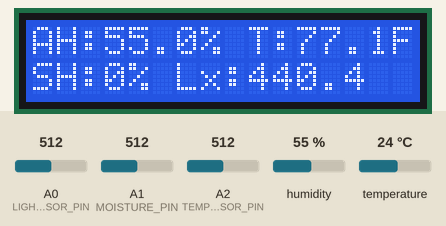
This program was run on a simulated Arduino Nano, built with avr-gcc and run on an emulated ATmega328P. Parts: 16×2 character LCD. Inputs (shaded band) come from the test bench; at power-on: humidity 55 %, A0 (LIGHT_SENSOR_PIN) = 512, A2 (TEMP_SENSOR_PIN) = 512, A1 (MOISTURE_PIN) = 512, temperature 24 °C. What the program prints to the serial monitor is not drawn.

Above: at 6.2 s.
6.3 s: humidity set to 22 %
At 11.0 s:
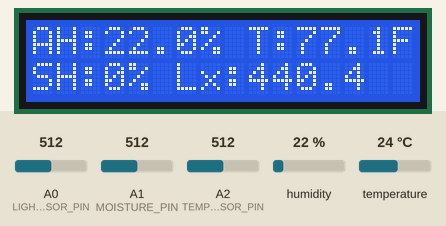
11.8 s: A0 (LIGHT_SENSOR_PIN) set to 716
At 16.6 s:
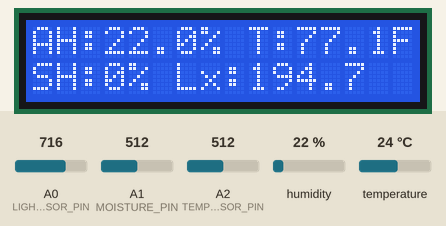
16.9 s: A2 (TEMP_SENSOR_PIN) set to 716
At 21.5 s:
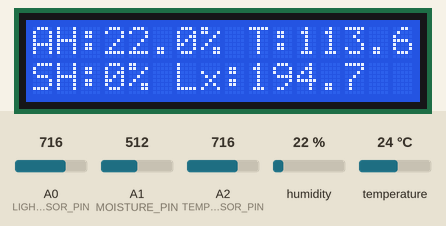
22.0 s: A1 (MOISTURE_PIN) set to 306
At 26.2 s:
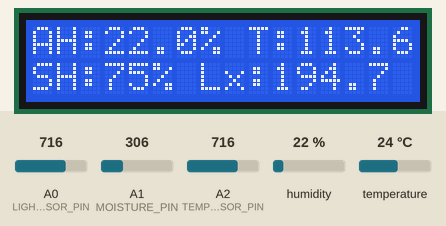
27.1 s: humidity set to 40 %
At 31.9 s:
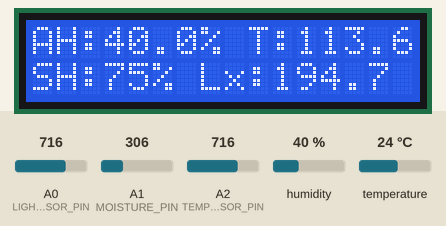
32.2 s: A0 (LIGHT_SENSOR_PIN) set to 992
At 36.7 s:
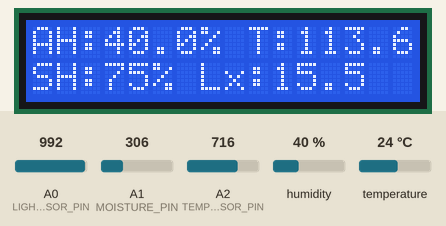
Timing chart, 0 to 38.2 s (numbered marks = the images above; inputs shaded):
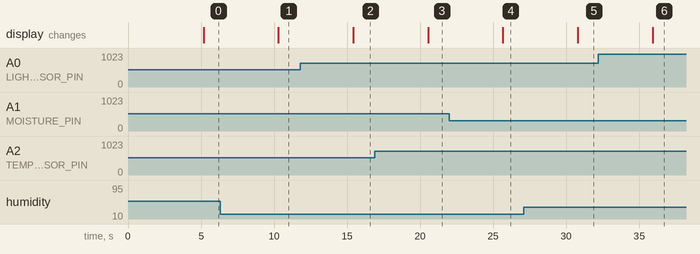

The program:

main.cpp
```cpp
#include <Arduino.h>
#include "config.h"
#include "sensors.h"
#include "display.h"

void setup() {
    Serial.begin(9600);

    initSensors(); // Calibrate LDR, init DHT
    initDisplay(); // Init LCD

    delay(SETUP_TIME); // Let sensors stabilize

    Serial.println("Setup complete.\n");
}

void loop() {
    // --- Read Sensors ---
    const float humidity = getHumidity();
    float dhtTempC = getDHTTempC();
    const float dhtTempF = getDHTTempF();
    const int soilMoistPercent = getSoilMoisturePercent();
    float thermC = getThermistorC();
    const float thermF = getThermistorF();
    const float luxVal = getLux();

    // --- Print to Serial ---
    Serial.print("Humidity: ");
    Serial.print(humidity, 1);
    Serial.print("% | DHT11 Temp F: ");
    Serial.print(dhtTempF, 1);
    Serial.print("F | DHT11 Temp C: ");
    Serial.print(dhtTempC, 1);
    Serial.print("C | Thermistor Temp F: ");
    Serial.print(thermF, 1);
    Serial.print("F | Thermistor Temp C: ");
    Serial.print(thermC, 1);
    Serial.print("C | Soil Moisture: ");
    Serial.print(soilMoistPercent);
    Serial.print("% | Lux: ");
    Serial.println(luxVal);

    // --- Update LCD ---
    updateDisplay(humidity, thermF, soilMoistPercent, luxVal);

    // --- Delay ---
    delay(DELAY_TIME);
}
```

display.cpp
```cpp
#include "display.h"
#include "config.h"
#include <LiquidCrystal.h>

// Create the LCD object with pins from Config.h
static LiquidCrystal lcd(rs, en, d4, d5, d6, d7);

void initDisplay() {
    lcd.begin(16, 2);
}

void updateDisplay(const float humidity, const float tempF, const int soilMoistPercent, const float lux) {
    // Clear or set cursor as needed
    lcd.clear();

    lcd.setCursor(0, 0);
    lcd.print("AH:");
    lcd.print(humidity, 1);
    lcd.print("% T:");
    lcd.print(tempF, 1);
    lcd.print("F");

    lcd.setCursor(0, 1);
    lcd.print("SH:");
    lcd.print(soilMoistPercent);
    lcd.print("% Lx:");
    lcd.print(lux, 1);
}
```

display.h
```cpp
#ifndef DISPLAY_H
#define DISPLAY_H

#include <Arduino.h>

void initDisplay();

void updateDisplay(float humidity, float tempF, int soilMoistPercent, float lux);

#endif
```

sensors.cpp
```cpp
#include "sensors.h"
#include "config.h"

#include <DHT.h>
#include <math.h> // for log() and pow()

// Create a DHT object using pins from Config.h
static DHT dht(DHT_PIN, DHT_TYPE);

// Global calibration variables for the LDR
float aCal = 0;
float bCal = 0;

// ------------------
// Internal Helpers
// ------------------

// Convert LDR ADC reading to resistance
static float readingToResistance(int reading) {
    // Avoid divide-by-zero
    if (reading == 0) reading = 1;

    // Convert ADC to voltage
    const float vOut = reading * (5.0 / 1023.0);

    // Voltage divider formula:
    // vOut = (R_FIXED / (R_LDR + R_FIXED)) * 5V
    // => R_LDR = R_FIXED * (5 / vOut - 1)
    const float rLDR = R_FIXED * (5.0 / vOut - 1.0);
    return rLDR;
}

// Convert LDR resistance to lux
static float resistanceToLux(float rLDR) {
    if (rLDR <= 0) rLDR = 1;
    // R_LDR = aCal * (lux)^(-bCal) => lux = (aCal / R_LDR)^(1/bCal)
    return pow(aCal / rLDR, 1.0 / bCal);
}

// ------------------
// Public Functions
// ------------------

// Initialize sensors and calibrate the LDR
void initSensors() {
    dht.begin(); // Start DHT

    // Calibrate LDR using two reference points
    const float rBright = readingToResistance(BRIGHT_READING);
    const float rDim = readingToResistance(DIM_READING);

    // Solve for bCal:
    // b = (ln(rBright) - ln(rDim)) / (ln(DIM_LUX) - ln(BRIGHT_LUX))
    bCal = (log(rBright) - log(rDim)) / (log(DIM_LUX) - log(BRIGHT_LUX));

    // Solve for aCal:
    // ln(a) = ln(rBright) + b * ln(BRIGHT_LUX)
    aCal = exp(log(rBright) + bCal * log(BRIGHT_LUX));
}

// ------------------
// DHT Sensor
// ------------------
float getHumidity() {
    return dht.readHumidity();
}

float getDHTTempC() {
    return dht.readTemperature(); // in Celsius
}

float getDHTTempF() {
    return dht.readTemperature(true); // in Fahrenheit
}

// ------------------
// Soil Moisture
// ------------------
int getSoilMoistureRaw() {
    return analogRead(MOISTURE_PIN);
}

int getSoilMoisturePercent() {
    const int rawValue = getSoilMoistureRaw();
    int percent = map(rawValue, WET_VALUE, DRY_VALUE, 100, 0);
    percent = constrain(percent, 0, 100);
    return percent;
}

// ------------------
// Thermistor
// ------------------
float getThermistorC() {
    const int tempValue = analogRead(TEMP_SENSOR_PIN);
    const float resistance = (1023.0 / tempValue - 1.0) * SERIES_RESISTOR;
    const float tempK = 1.0 / ((log(resistance / ROOM_TEMP_RESISTOR) / BETA)
                               + (1.0 / ROOM_TEMP_K));
    const float tempC = tempK - 273.15;
    return tempC;
}

float getThermistorF() {
    float c = getThermistorC();
    return (c * 9.0 / 5.0) + 32.0;
}

// ------------------
// LDR
// ------------------
int getLightADC() {
    return analogRead(LIGHT_SENSOR_PIN);
}

float getLux() {
    const int adc = getLightADC();
    const float rLDR = readingToResistance(adc);
    const float lux = resistanceToLux(rLDR);
    return lux;
}
```

sensors.h
```cpp
#ifndef SENSORS_H
#define SENSORS_H

#include <Arduino.h>

// Forward declaration of the calibration constants (we’ll compute them in code).
extern float aCal;
extern float bCal;

// Functions
void initSensors();

float getHumidity();

float getDHTTempC();

float getDHTTempF();

int getSoilMoistureRaw();

int getSoilMoisturePercent();

float getThermistorC();

float getThermistorF();

int getLightADC();

float getLux();

#endif
```

config.h
```cpp
#ifndef CONFIG_H
#define CONFIG_H

// ------------------
// Pin Definitions
// ------------------
#define DHT_PIN 2
#define MOISTURE_PIN A1
#define LIGHT_SENSOR_PIN A0
#define TEMP_SENSOR_PIN A2

// LCD Pins
constexpr int rs = 7;
constexpr int en = 8;
constexpr int d4 = 9;
constexpr int d5 = 10;
constexpr int d6 = 11;
constexpr int d7 = 12;

// ------------------
// DHT Sensor
// ------------------
#define DHT_TYPE  DHT11  // DHT11 or DHT22

// ------------------
// Thermistor
// ------------------
constexpr float BETA = 3950.0; // NTC Beta value
constexpr float SERIES_RESISTOR = 10000.0; // Thermistor series resistor
constexpr float ROOM_TEMP_RESISTOR = 10000.0; // Thermistor resistance at 25°C
constexpr float ROOM_TEMP_K = 25.0 + 273.15; // 25°C in Kelvin

// ------------------
// LDR Calibration
// ------------------
constexpr float R_FIXED = 10000.0; // Fixed resistor in the LDR divider

// Reference points for LDR (measured with a "known" table lamp light source)
constexpr int BRIGHT_READING = 307; // ADC reading in bright scenario
constexpr float BRIGHT_LUX = 1000.0;
constexpr int DIM_READING = 710; // ADC reading in dim scenario
constexpr float DIM_LUX = 200.0;

// ------------------
// Soil Moisture
// ------------------
constexpr int DRY_VALUE = 500;
constexpr int WET_VALUE = 239;

// ------------------
// Timings
// ------------------
constexpr int DELAY_TIME = 5000;
constexpr int SETUP_TIME = 5000;

#endif
```

Measured:
- after the input at 6.3 s, the display: changes after 4.0 s (image 1)
- after the input at 11.8 s, the display: changes after 3.6 s (image 2)
- after the input at 16.9 s, the display: changes after 3.6 s (image 3)
- after the input at 22.0 s, the display: changes after 3.7 s (image 4)
- after the input at 27.1 s, the display: changes after 3.7 s (image 5)
- after the input at 32.2 s, the display: changes after 3.7 s (image 6)
